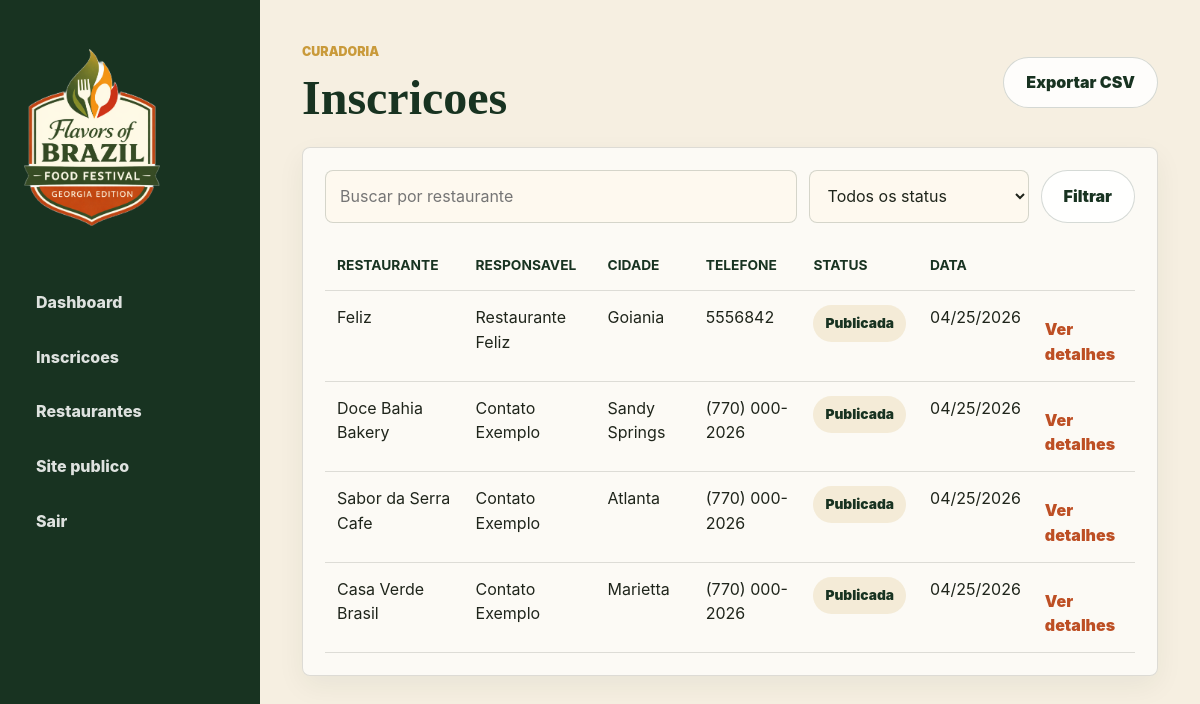
Page /admin/inscricoes (signed in) on the committed database.
### app/models.py (models this page shows)
class TimestampMixin:
    created_at = db.Column(db.DateTime, default=datetime.utcnow, nullable=False)
    updated_at = db.Column(
        db.DateTime,
        default=datetime.utcnow,
        onupdate=datetime.utcnow,
        nullable=False,
    )

class Application(db.Model, TimestampMixin):
    __tablename__ = "applications"
    id = db.Column(db.Integer, primary_key=True)
    responsible_name = db.Column(db.String(160), nullable=False)
    responsible_role = db.Column(db.String(120), nullable=False)
    responsible_phone = db.Column(db.String(80), nullable=False)
    responsible_email = db.Column(db.String(255), nullable=False)
    restaurant_name = db.Column(db.String(180), nullable=False)
    business_type = db.Column(db.String(80), nullable=False)
    address = db.Column(db.String(255), nullable=False)
    city = db.Column(db.String(120), nullable=False)
    state = db.Column(db.String(40), nullable=False)
    zip_code = db.Column(db.String(20), nullable=False)
    business_phone = db.Column(db.String(80), nullable=False)
    website = db.Column(db.String(255))
    instagram = db.Column(db.String(255))
    facebook = db.Column(db.String(255))
    business_hours = db.Column(db.Text, nullable=False)
    legal_business = db.Column(db.String(10), nullable=False)
    dish_name = db.Column(db.String(180), nullable=False)
    dish_description = db.Column(db.Text, nullable=False)
    dish_price = db.Column(db.String(40), nullable=False)
    dish_category = db.Column(db.String(80), nullable=False)
    main_ingredients = db.Column(db.Text, nullable=False)
    allergens = db.Column(db.Text)
    available_full_period = db.Column(db.String(10), nullable=False)
    dish_image = db.Column(db.String(255))
    notes = db.Column(db.Text)
    status = db.Column(db.String(80), default="Recebida", nullable=False, index=True)
    internal_notes = db.Column(db.Text)
    filming_date = db.Column(db.String(40))
    video_status = db.Column(db.String(80), default="Nao agendado", nullable=False)
    restaurant = db.relationship(
        "Restaurant",
        back_populates="application",
        uselist=False,
        cascade="all, delete-orphan",
    )

### app/routes.py (the view)
@bp.route("/admin/inscricoes")
@login_required
def admin_applications():
    search = request.args.get("q", "").strip()
    status = request.args.get("status", "").strip()
    query = Application.query
    if search:
        like = f"%{search}%"
        query = query.filter(Application.restaurant_name.ilike(like))
    if status in APPLICATION_STATUSES:
        query = query.filter_by(status=status)
    applications = query.order_by(Application.created_at.desc()).all()
    if request.args.get("export") == "csv":
        return applications_csv_response(applications)
    seo = {"title": "Inscricoes | Flavors of Brazil Food Festival", "description": "Lista de inscricoes."}
    return render_template(
        "admin_applications.html",
        seo=seo,
        applications=applications,
        statuses=APPLICATION_STATUSES,
        search=search,
        active_status=status,
    )

### app/auth.py (called while the page is built)
def current_user():
    user_id = session.get("user_id")
    if not user_id:
        return None
    return User.query.get(user_id)

def login_required(view):
    @wraps(view)
    def wrapped(*args, **kwargs):
        if current_user() is None:
            return redirect(url_for("main.admin_login", next=request.path))
        return view(*args, **kwargs)
    return wrapped

### app/content.py (called while the page is built, shortened)
def localize_settings(settings, lang):
    localized = dict(settings)
    if lang == DEFAULT_LANGUAGE:
        return localized

### app/models.py (called while the page is built)
    @classmethod
    def get(cls, key, default=""):
        item = cls.query.filter_by(key=key).first()
        return item.value if item else default

### templates/admin_applications.html (shortened to what this page needs)
{% extends "admin_base.html" %}
{% block admin_content %}
<section class="admin-header">
  <div>
    <p class="eyebrow">Curadoria</p>
    <h1>Inscricoes</h1>
  </div>
  <a class="button secondary" href="{{ url_for('main.admin_applications', q=search, status=active_status, export='csv') }}">Exportar CSV</a>
</section>
<section class="admin-panel">
  <form class="filters" method="get">
    <input name="q" value="{{ search }}" placeholder="Buscar por restaurante">
    <select name="status">
      <option value="">Todos os status</option>
    </select>
    <button class="button secondary" type="submit">Filtrar</button>
  </form>
  <div class="table-wrap">
    <table>
      <thead>
        <tr>
          <th>Restaurante</th>
          <th>Responsavel</th>
          <th>Cidade</th>
          <th>Telefone</th>
          <th>Status</th>
          <th>Data</th>
          <th></th>
        </tr>
      </thead>
      <tbody>
        {% for application in applications %}
        <tr>
          <td>{{ application.restaurant_name }}</td>
          <td>{{ application.responsible_name }}</td>
          <td>{{ application.city }}</td>
          <td>{{ application.responsible_phone }}</td>
          <td><span class="status-chip">{{ application.status }}</span></td>
          <td>{{ application.created_at.strftime('%m/%d/%Y') }}</td>
          <td><a class="text-link" href="{{ url_for('main.admin_application_detail', application_id=application.id) }}">Ver detalhes</a></td>
        </tr>
        {% else %}
        <tr><td colspan="7">Nenhuma inscricao encontrada.</td></tr>
        {% endfor %}
      </tbody>
    </table>
  </div>
</section>
{% endblock %}

### static/css/style.css (style rules this page uses)
:root { --green-950: #183321; --green-850: #25462d; --green-700: #3f6d42; --terracotta: #bd4f24; --terracotta-deep: #963817; --gold: #c99a3a; --cream: #fff9ed; --paper: #f6efe1; --white: #ffffff; --ink: #1f251b; --muted: #6f725f; --line: rgba(31, 37, 27, 0.14); --shadow: 0 18px 50px rgba(24, 51, 33, 0.16); --font-display: Georgia, "Times New Roman", serif; --font-body: Inter, ui-sans-serif, system-ui, -apple-system, BlinkMacSystemFont, "Segoe UI", sans-serif; }
* { box-sizing: border-box; }
html { scroll-behavior: smooth; }
body { margin: 0; background: var(--cream); color: var(--ink); font-family: var(--font-body); line-height: 1.55; }
a { color: inherit; text-decoration: none; }
button, input, select, textarea { font: inherit; }
.eyebrow { margin: 0 0 12px; color: var(--gold); font-size: 0.78rem; font-weight: 900; letter-spacing: 0; text-transform: uppercase; }
h1, h2, h3 { line-height: 1.03; margin: 0; }
h1, h2 { font-family: var(--font-display); font-weight: 700; }
.button { display: inline-flex; align-items: center; justify-content: center; min-height: 48px; padding: 12px 22px; border: 1px solid transparent; border-radius: 999px; font-weight: 900; cursor: pointer; transition: transform 160ms ease, background 160ms ease, color 160ms ease, border 160ms ease; }
.button.secondary { background: rgba(255, 255, 255, 0.85); border-color: rgba(24, 51, 33, 0.18); color: var(--green-950); }
.feature-grid article, .metric-card, .admin-panel, .contact-cards article { border: 1px solid var(--line); border-radius: 8px; background: rgba(255, 255, 255, 0.66); box-shadow: 0 10px 28px rgba(24, 51, 33, 0.06); }
.pill-list span, .check-grid span, .badge, .status-chip { display: inline-flex; align-items: center; min-height: 36px; padding: 8px 12px; border-radius: 999px; background: rgba(201, 154, 58, 0.16); color: var(--green-950); font-size: 0.86rem; font-weight: 900; }
.text-link { display: inline-flex; margin-top: 12px; color: var(--terracotta); font-weight: 900; }
input, select, textarea { width: 100%; border: 1px solid rgba(24, 51, 33, 0.18); border-radius: 8px; background: rgba(255, 249, 237, 0.72); color: var(--ink); padding: 13px 14px; }
.admin-body { display: grid; grid-template-columns: 260px minmax(0, 1fr); min-height: 100svh; background: var(--paper); }
.admin-header { display: flex; justify-content: space-between; gap: 18px; align-items: center; margin-bottom: 24px; }
.admin-header h1 { color: var(--green-950); font-size: clamp(2rem, 4vw, 3.4rem); }
.admin-panel { padding: 22px; margin-bottom: 22px; }
.filters { display: grid; grid-template-columns: minmax(220px, 1fr) 220px auto; gap: 12px; margin-bottom: 18px; }
.table-wrap { overflow-x: auto; }
table { width: 100%; border-collapse: collapse; min-width: 780px; }
th, td { padding: 14px 12px; border-bottom: 1px solid var(--line); text-align: left; vertical-align: top; }
th { color: var(--green-950); font-size: 0.86rem; text-transform: uppercase; }

### rows in the picture
Application: restaurant_name "Feliz", responsible_name "Restaurante Feliz", city "Goiania", responsible_phone "5556842", status "Publicada", created_at "04/25/2026"
Application: restaurant_name "Doce Bahia Bakery", responsible_name "Contato Exemplo", city "Sandy Springs", responsible_phone "(770) 000-2026", status "Publicada", created_at "04/25/2026"
Application: restaurant_name "Sabor da Serra Cafe", responsible_name "Contato Exemplo", city "Atlanta", responsible_phone "(770) 000-2026", status "Publicada", created_at "04/25/2026"
Application: restaurant_name "Casa Verde Brasil", responsible_name "Contato Exemplo", city "Marietta", responsible_phone "(770) 000-2026", status "Publicada", created_at "04/25/2026"
